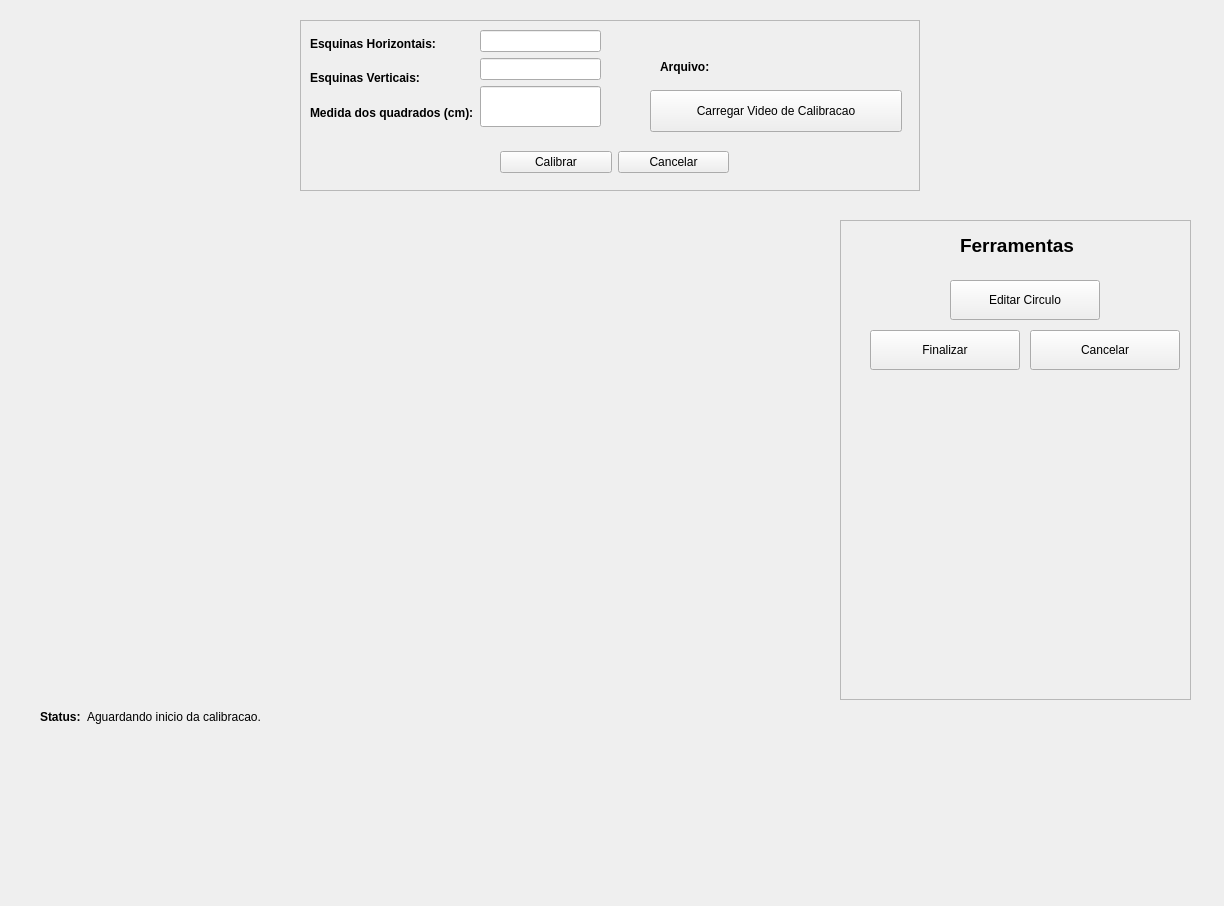
<?xml version="1.0" encoding="UTF-8"?>
<ui version="4.0">
 <class>CalibrationGUI</class>
 <widget class="QWidget" name="CalibrationGUI">
  <property name="geometry">
   <rect>
    <x>0</x>
    <y>0</y>
    <width>1224</width>
    <height>906</height>
   </rect>
  </property>
  <property name="sizePolicy">
   <sizepolicy hsizetype="Maximum" vsizetype="Maximum">
    <horstretch>0</horstretch>
    <verstretch>0</verstretch>
   </sizepolicy>
  </property>
  <property name="windowTitle">
   <string>Calibracao</string>
  </property>
  <widget class="QFrame" name="frameInfos">
   <property name="geometry">
    <rect>
     <x>300</x>
     <y>20</y>
     <width>620</width>
     <height>171</height>
    </rect>
   </property>
   <property name="frameShape">
    <enum>QFrame::StyledPanel</enum>
   </property>
   <property name="frameShadow">
    <enum>QFrame::Raised</enum>
   </property>
   <widget class="QWidget" name="layoutWidget">
    <property name="geometry">
     <rect>
      <x>200</x>
      <y>120</y>
      <width>229</width>
      <height>44</height>
     </rect>
    </property>
    <layout class="QHBoxLayout" name="horizontalLayout_4">
     <item>
      <widget class="QPushButton" name="btStart">
       <property name="text">
        <string>Calibrar</string>
       </property>
       <property name="icon">
        <iconset resource="icons.qrc">
         <normaloff>:/start.png</normaloff>:/start.png</iconset>
       </property>
       <property name="iconSize">
        <size>
         <width>32</width>
         <height>32</height>
        </size>
       </property>
      </widget>
     </item>
     <item>
      <widget class="QPushButton" name="btCancel">
       <property name="text">
        <string>Cancelar</string>
       </property>
       <property name="icon">
        <iconset resource="icons.qrc">
         <normaloff>:/cancel.png</normaloff>:/cancel.png</iconset>
       </property>
       <property name="iconSize">
        <size>
         <width>32</width>
         <height>32</height>
        </size>
       </property>
      </widget>
     </item>
    </layout>
   </widget>
   <widget class="QPushButton" name="btLoadFile">
    <property name="geometry">
     <rect>
      <x>350</x>
      <y>70</y>
      <width>252</width>
      <height>42</height>
     </rect>
    </property>
    <property name="text">
     <string>Carregar Video de Calibracao</string>
    </property>
    <property name="icon">
     <iconset resource="icons.qrc">
      <normaloff>:/videofile.png</normaloff>:/videofile.png</iconset>
    </property>
    <property name="iconSize">
     <size>
      <width>32</width>
      <height>32</height>
     </size>
    </property>
   </widget>
   <widget class="QWidget" name="layoutWidget">
    <property name="geometry">
     <rect>
      <x>10</x>
      <y>10</y>
      <width>291</width>
      <height>97</height>
     </rect>
    </property>
    <layout class="QHBoxLayout" name="horizontalLayout_3">
     <item>
      <layout class="QVBoxLayout" name="verticalLayout_2">
       <item>
        <layout class="QHBoxLayout" name="horizontalLayout_2">
         <item>
          <widget class="QLabel" name="label_2">
           <property name="text">
            <string>&lt;html&gt;&lt;head/&gt;&lt;body&gt;&lt;p&gt;&lt;span style=&quot; font-weight:600;&quot;&gt;Esquinas Horizontais:&lt;/span&gt;&lt;/p&gt;&lt;/body&gt;&lt;/html&gt;</string>
           </property>
          </widget>
         </item>
         <item>
          <spacer name="horizontalSpacer">
           <property name="orientation">
            <enum>Qt::Horizontal</enum>
           </property>
           <property name="sizeHint" stdset="0">
            <size>
             <width>28</width>
             <height>20</height>
            </size>
           </property>
          </spacer>
         </item>
        </layout>
       </item>
       <item>
        <layout class="QHBoxLayout" name="horizontalLayout">
         <item>
          <widget class="QLabel" name="label_3">
           <property name="text">
            <string>&lt;html&gt;&lt;head/&gt;&lt;body&gt;&lt;p&gt;&lt;span style=&quot; font-weight:600;&quot;&gt;Esquinas Verticais:&lt;/span&gt;&lt;/p&gt;&lt;/body&gt;&lt;/html&gt;</string>
           </property>
          </widget>
         </item>
         <item>
          <spacer name="horizontalSpacer_2">
           <property name="orientation">
            <enum>Qt::Horizontal</enum>
           </property>
           <property name="sizeHint" stdset="0">
            <size>
             <width>48</width>
             <height>20</height>
            </size>
           </property>
          </spacer>
         </item>
        </layout>
       </item>
       <item>
        <widget class="QLabel" name="label_5">
         <property name="text">
          <string>&lt;html&gt;&lt;head/&gt;&lt;body&gt;&lt;p&gt;&lt;span style=&quot; font-weight:600;&quot;&gt;Medida dos quadrados (cm):&lt;/span&gt;&lt;/p&gt;&lt;/body&gt;&lt;/html&gt;</string>
         </property>
        </widget>
       </item>
      </layout>
     </item>
     <item>
      <layout class="QVBoxLayout" name="verticalLayout">
       <item>
        <widget class="QLineEdit" name="tbWidth"/>
       </item>
       <item>
        <widget class="QLineEdit" name="tbHeight"/>
       </item>
       <item>
        <widget class="QLineEdit" name="tbMeasure">
         <property name="sizePolicy">
          <sizepolicy hsizetype="Preferred" vsizetype="Preferred">
           <horstretch>0</horstretch>
           <verstretch>0</verstretch>
          </sizepolicy>
         </property>
        </widget>
       </item>
      </layout>
     </item>
    </layout>
   </widget>
   <widget class="QWidget" name="layoutWidget">
    <property name="geometry">
     <rect>
      <x>360</x>
      <y>40</y>
      <width>77</width>
      <height>19</height>
     </rect>
    </property>
    <layout class="QHBoxLayout" name="horizontalLayout_8">
     <property name="sizeConstraint">
      <enum>QLayout::SetFixedSize</enum>
     </property>
     <item>
      <widget class="QLabel" name="label_4">
       <property name="text">
        <string>&lt;html&gt;&lt;head/&gt;&lt;body&gt;&lt;p&gt;&lt;span style=&quot; font-weight:600;&quot;&gt;Arquivo:&lt;/span&gt;&lt;/p&gt;&lt;/body&gt;&lt;/html&gt;</string>
       </property>
      </widget>
     </item>
     <item>
      <widget class="QLabel" name="lbFile">
       <property name="sizePolicy">
        <sizepolicy hsizetype="Fixed" vsizetype="Fixed">
         <horstretch>0</horstretch>
         <verstretch>0</verstretch>
        </sizepolicy>
       </property>
       <property name="text">
        <string/>
       </property>
      </widget>
     </item>
    </layout>
   </widget>
  </widget>
  <widget class="QLabel" name="lbFrame">
   <property name="geometry">
    <rect>
     <x>40</x>
     <y>220</y>
     <width>704</width>
     <height>480</height>
    </rect>
   </property>
   <property name="text">
    <string/>
   </property>
   <property name="alignment">
    <set>Qt::AlignLeading|Qt::AlignLeft|Qt::AlignTop</set>
   </property>
  </widget>
  <widget class="QFrame" name="frameTool">
   <property name="geometry">
    <rect>
     <x>840</x>
     <y>220</y>
     <width>351</width>
     <height>480</height>
    </rect>
   </property>
   <property name="frameShape">
    <enum>QFrame::StyledPanel</enum>
   </property>
   <property name="frameShadow">
    <enum>QFrame::Raised</enum>
   </property>
   <widget class="QLabel" name="label_6">
    <property name="geometry">
     <rect>
      <x>120</x>
      <y>10</y>
      <width>121</width>
      <height>31</height>
     </rect>
    </property>
    <property name="text">
     <string>&lt;html&gt;&lt;head/&gt;&lt;body&gt;&lt;p&gt;&lt;span style=&quot; font-size:14pt; font-weight:600;&quot;&gt;Ferramentas&lt;/span&gt;&lt;/p&gt;&lt;/body&gt;&lt;/html&gt;</string>
    </property>
   </widget>
   <widget class="QPushButton" name="btFinish">
    <property name="geometry">
     <rect>
      <x>30</x>
      <y>110</y>
      <width>150</width>
      <height>40</height>
     </rect>
    </property>
    <property name="text">
     <string>Finalizar</string>
    </property>
    <property name="icon">
     <iconset resource="icons.qrc">
      <normaloff>:/finish.png</normaloff>:/finish.png</iconset>
    </property>
    <property name="iconSize">
     <size>
      <width>32</width>
      <height>32</height>
     </size>
    </property>
   </widget>
   <widget class="QLabel" name="lbMax">
    <property name="geometry">
     <rect>
      <x>290</x>
      <y>51</y>
      <width>40</width>
      <height>16</height>
     </rect>
    </property>
    <property name="text">
     <string/>
    </property>
   </widget>
   <widget class="QLabel" name="lbMin">
    <property name="geometry">
     <rect>
      <x>290</x>
      <y>70</y>
      <width>40</width>
      <height>16</height>
     </rect>
    </property>
    <property name="text">
     <string/>
    </property>
   </widget>
   <widget class="QPushButton" name="btEditCircle">
    <property name="geometry">
     <rect>
      <x>110</x>
      <y>60</y>
      <width>150</width>
      <height>40</height>
     </rect>
    </property>
    <property name="text">
     <string>Editar Circulo</string>
    </property>
    <property name="icon">
     <iconset resource="icons.qrc">
      <normaloff>:/editCenter.png</normaloff>:/editCenter.png</iconset>
    </property>
    <property name="iconSize">
     <size>
      <width>32</width>
      <height>32</height>
     </size>
    </property>
   </widget>
   <widget class="QPushButton" name="btCancel2">
    <property name="geometry">
     <rect>
      <x>190</x>
      <y>110</y>
      <width>150</width>
      <height>40</height>
     </rect>
    </property>
    <property name="text">
     <string>Cancelar</string>
    </property>
    <property name="icon">
     <iconset resource="icons.qrc">
      <normaloff>:/cancel.png</normaloff>:/cancel.png</iconset>
    </property>
    <property name="iconSize">
     <size>
      <width>32</width>
      <height>32</height>
     </size>
    </property>
   </widget>
  </widget>
  <widget class="QWidget" name="layoutWidget">
   <property name="geometry">
    <rect>
     <x>40</x>
     <y>710</y>
     <width>277</width>
     <height>19</height>
    </rect>
   </property>
   <layout class="QHBoxLayout" name="horizontalLayout_5">
    <property name="sizeConstraint">
     <enum>QLayout::SetFixedSize</enum>
    </property>
    <item>
     <widget class="QLabel" name="label">
      <property name="text">
       <string>&lt;html&gt;&lt;head/&gt;&lt;body&gt;&lt;p&gt;&lt;span style=&quot; font-weight:600;&quot;&gt;Status:&lt;/span&gt;&lt;/p&gt;&lt;/body&gt;&lt;/html&gt;</string>
      </property>
     </widget>
    </item>
    <item>
     <widget class="QLabel" name="lbCalib">
      <property name="sizePolicy">
       <sizepolicy hsizetype="Fixed" vsizetype="Fixed">
        <horstretch>0</horstretch>
        <verstretch>0</verstretch>
       </sizepolicy>
      </property>
      <property name="text">
       <string>&lt;html&gt;&lt;head/&gt;&lt;body&gt;&lt;p&gt;Aguardando inicio da calibracao.&lt;/p&gt;&lt;/body&gt;&lt;/html&gt;</string>
      </property>
     </widget>
    </item>
   </layout>
  </widget>
  <zorder>layoutWidget</zorder>
  <zorder>frameInfos</zorder>
  <zorder>lbFrame</zorder>
  <zorder>frameTool</zorder>
 </widget>
 <resources>
  <include location="icons.qrc"/>
 </resources>
 <connections/>
</ui>
